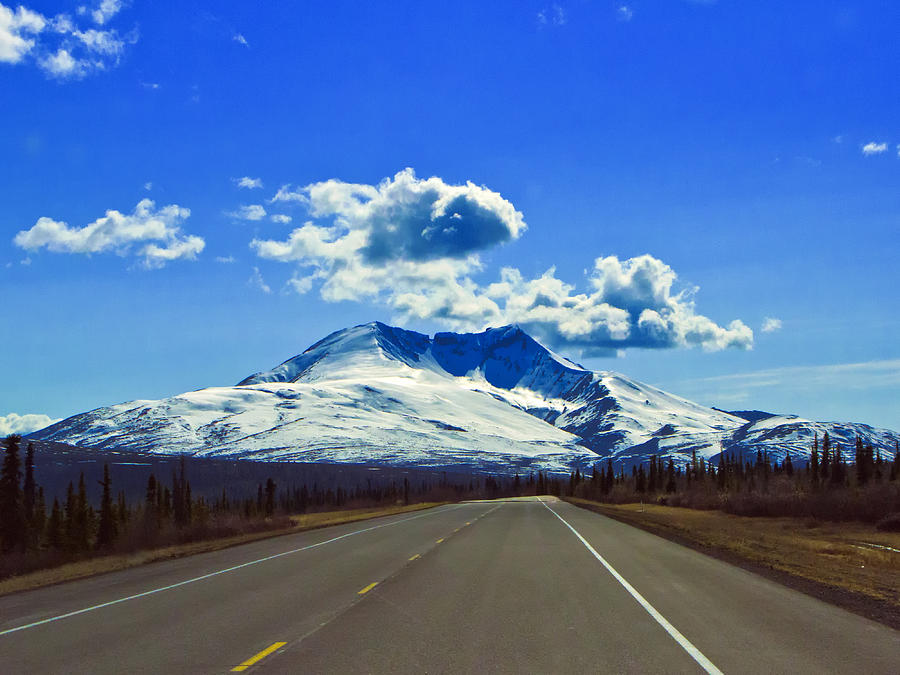
#> input picture examples/2_edges_and_features/images/road.jpg, 900 x 675 px
$ jupyter execute hough.ipynb
#> lines starting #> are read from the running program, lines starting #| are printed output that depends on the picture
[cell 1]
import cv2
import numpy as np
import matplotlib.pyplot as plt
import math

detecting lines

[cell 2]
img = cv2.imread('images/road.jpg', 0)
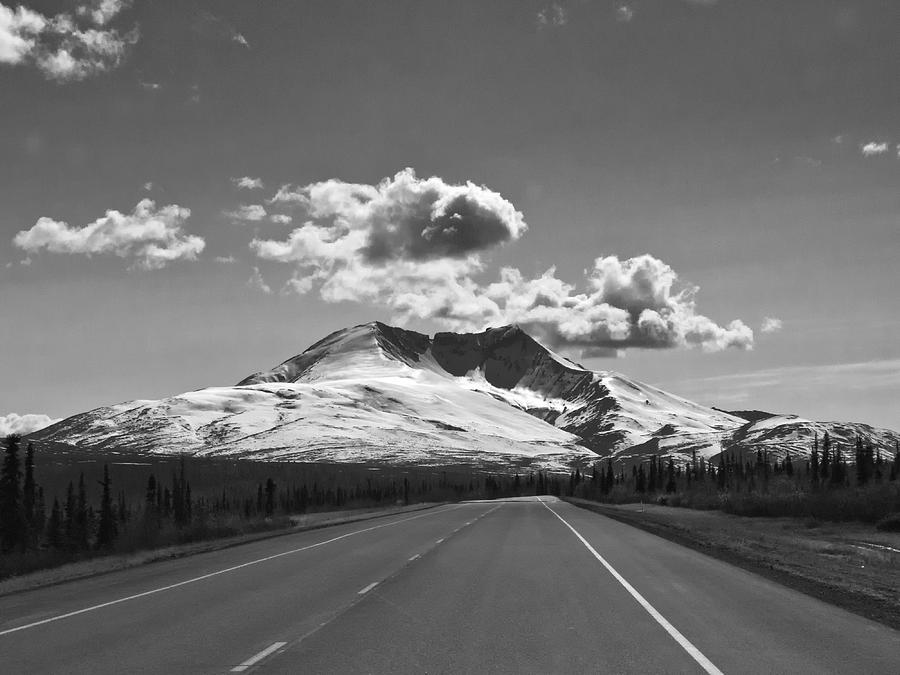
#> img: shape (675, 900); min 0, max 255, mean 111.5
plt.imshow(img, cmap='gray', vmin=0, vmax=255)

a little cheating :)

[cell 3]
plt.imshow(img[480:, :], cmap='gray', vmin=0, vmax=255)
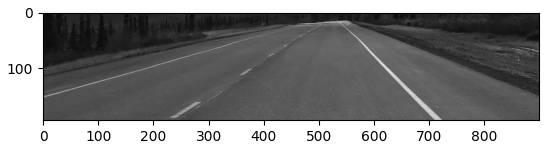
#> figure drawn by matplotlib, 1 panel

[cell 4]
img = img[480:, :]
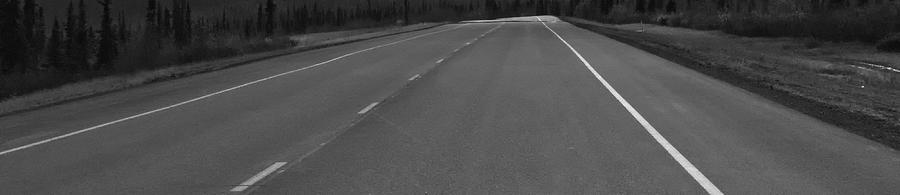
#> img: shape (195, 900); min 3, max 247, mean 73.4

[cell 5]
threshold1 = 100
threshold2 = 200

canny_edges = cv2.Canny(img, threshold1, threshold2)
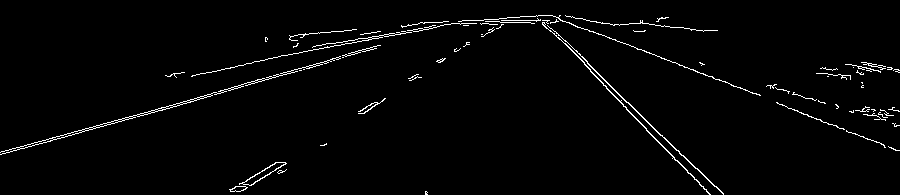
#> canny_edges: shape (195, 900); 2.1% white in thin lines or dots

[cell 6]
plt.imshow(canny_edges, cmap='gray', vmin=0, vmax=255)

[cell 7]
img.shape
#> Out = (195, 900)

[cell 8]
# image to display the results
cdst = cv2.cvtColor(img, cv2.COLOR_GRAY2BGR)

# rho = x * cos(theta) + y * sin(theta)
# arguments: edge image, resolutions of rho (1 pixel) and theta (1 degree), minimum number of intersections for line detection
lines = cv2.HoughLines(canny_edges, 1, np.pi / 180, 150)
#> lines = [[148, 1.29], [146, 1.31], [-183, 1.94], [-362, 2.34], [153, 1.27], [-375, 2.37], [-371, 2.36]]

if lines is not None:
    for i in range(0, len(lines)):
        rho = lines[i][0][0]
        theta = lines[i][0][1]
        pt1 = (int(rho / math.cos(theta)), 0) # set y = 0
        pt2 = (0, int(rho / math.sin(theta))) # set x = 0
        cv2.line(cdst, pt1, pt2, (255, 0, 0), 2)
        pt1 = (int((rho - 900 * math.sin(theta)) / math.cos(theta)), 900) # set y = 900
        pt2 = (195, int((rho - 195 * math.cos(theta)) / math.sin(theta))) # set x = 195
        cv2.line(cdst, pt1, pt2, (255, 0, 0), 2)
#> this loop made 7 passes
#> (rho, theta) on passes 1 to 7: (148, 1.29), (146, 1.31), (-183, 1.94), (-362, 2.34), (153, 1.27), (-375, 2.37), (-371, 2.36)
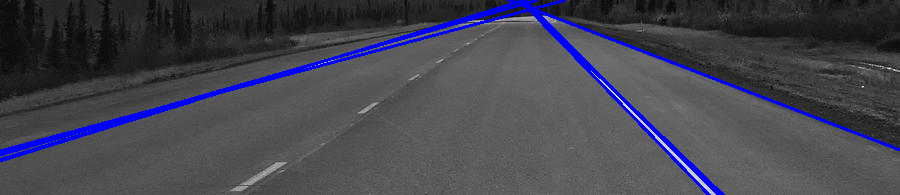
#> cdst: shape (195, 900, 3); mean B, G, R 80, 69.3, 69.3

plt.imshow(cdst)
